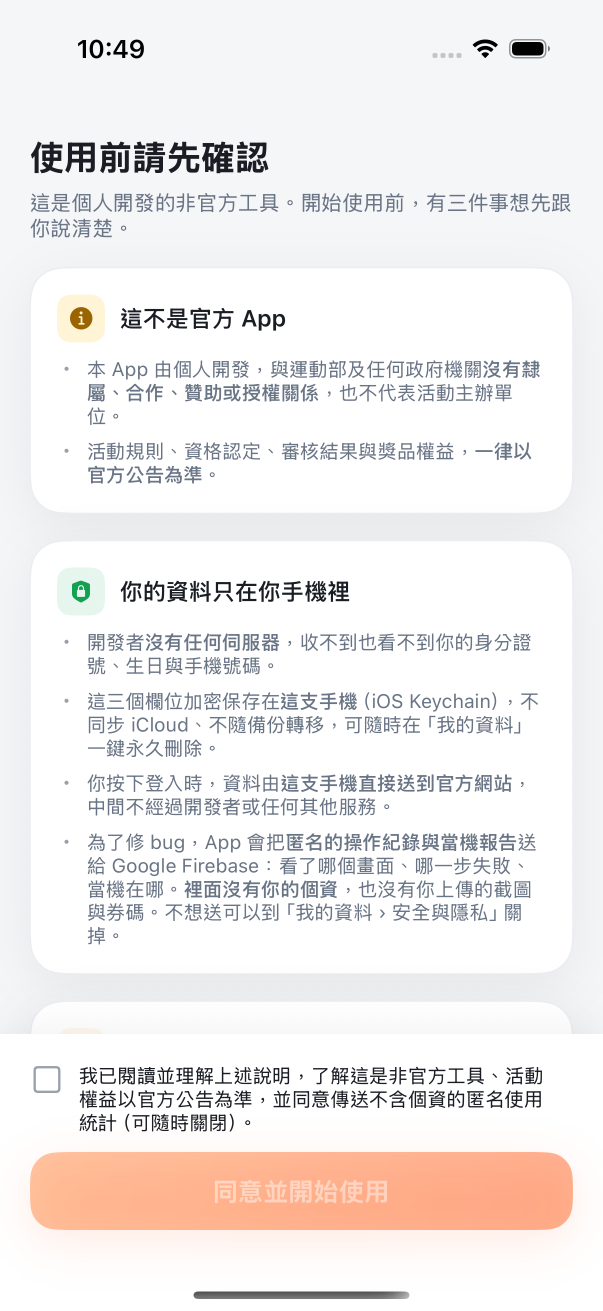
#> input picture docs/screenshots/raw/01-disclaimer.png, 1206 x 2622 px (shown at 1/2 size)
$ python make-thumbs.py
#> lines starting #> are read from the running program, lines starting #| are printed output that depends on the picture
#!/usr/bin/env python3
"""把 docs/screenshots/raw/ 的原始截圖縮成 README 內嵌用的尺寸。

**為什麼不直接內嵌原始圖**：原始圖是上架素材的解析度（約 1280x2856），一張 300 KB 上下，
九張就將近 3 MB——而 README 裡的顯示寬度只有 240px。光是打開專案首頁就要下載那些完全
用不到的像素。

兩個處理：
1. 縮到 **480px 寬**（顯示寬度的 2 倍，高解析螢幕上仍然清晰）。
2. 轉成 **256 色調色盤 PNG**。UI 截圖是平色為主，量化後幾乎看不出差別，
   但檔案小 60% 上下（實測最大那張 292 KB → 115 KB）。**刻意不用 JPEG**：
   文字邊緣會出現壓縮雜訊，而這些畫面的重點就是讀得懂上面的字。

重跑：python3 docs/screenshots/readme/make-thumbs.py
原始圖的來源見同層 raw/ 的產生方式（Android 是 scripts/capture-screenshots.sh）。
"""
import os
from PIL import Image

WIDTH = 480
COLOURS = 256

# README 裡實際用到的九張。改這裡就等於改 README 要放哪些畫面。
NAMES = [
    "01-disclaimer.png", "02-login.png", "03-home.png",
    "04-tasks.png", "06-upload.png", "08-redeem.png",
    "09-wallet.png", "10-voucher.png", "11-profile.png",
]

HERE = os.path.dirname(os.path.abspath(__file__))
RAW = os.path.join(HERE, "..", "raw")

def main():
    total = 0
    for name in NAMES:
        src = os.path.join(RAW, name)
        if not os.path.exists(src):
            print(f"  跳過（raw 裡沒有這張）：{name}")
            continue
        im = Image.open(src).convert("RGB")
#> im is the input picture: PIL image 1206x2622 RGB; mean R, G, B 240.1, 236.6, 236
        im = im.resize((WIDTH, round(im.height * WIDTH / im.width)), Image.LANCZOS)
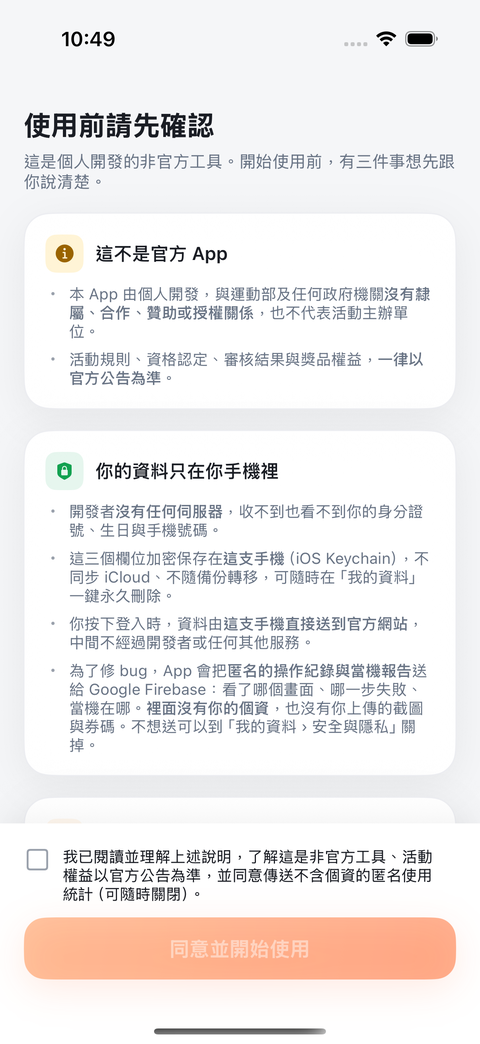
#> im: PIL image 480x1044 RGB; mean R, G, B 239.7, 236.3, 235.6
        im = im.convert("P", palette=Image.ADAPTIVE, colors=COLOURS)
#> im: PIL image 480x1044 P
        dst = os.path.join(HERE, name)
        im.save(dst, "PNG", optimize=True)
        size = os.path.getsize(dst)
        total += size
        print(f"  {name:26s} {WIDTH}x{im.height}  {size:>7,} bytes")
#|   01-disclaimer.png          480x1044  104,548 bytes
    print(f"  共 {len(NAMES)} 張，合計 {total/1024:.0f} KB")

if __name__ == "__main__":
    main()
